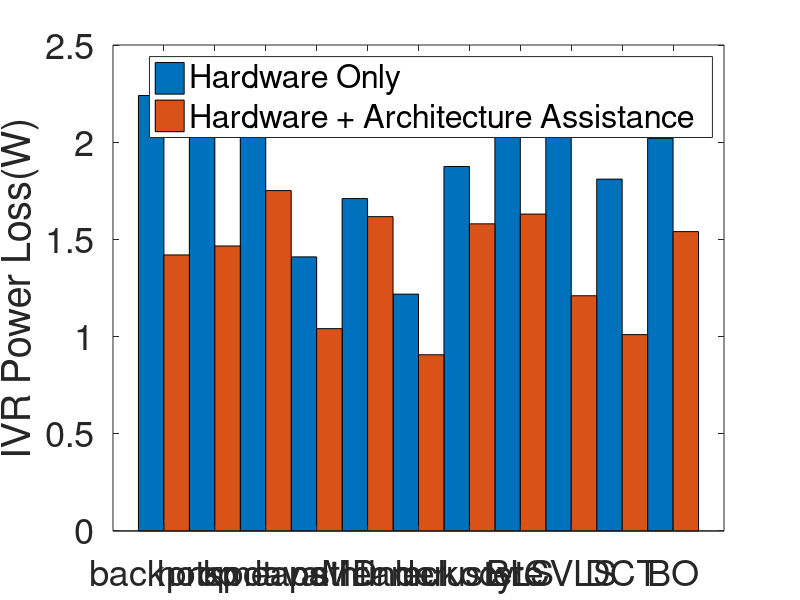

Reproduce this figure in MATLAB. (Note: this script raises an error after producing the figure.)
base = [2.24 2.3471 2.214 1.41 1.71 1.2183 1.875 2.22 2.17 1.81 2.02]; 
level25 = [1.42 1.466 1.751 1.0407 1.617 0.9064 1.58 1.63 1.21 1.01 1.54]; 


b=bar([1 2 3 4 5 6 7 8 9 10 11],[base' level25'],1);
legend('Hardware Only','Hardware + Architecture Assistance');

set(gca,'xticklabel',{'backprop','hotspot','kmeans','lavaMD','pathfinder','streamcluster','leukocyte','BLS','CVLS','DCT','BO'})

ylabel('IVR Power Loss(W)');
set(gca,'FontSize',26);

h = gca;
th=rotateticklabel(h, 11);

axis([0.5 11.5 0 2.5]); 
b(1).FaceColor = [8 108 162]./255;
b(2).FaceColor = [194 24 24]./255;